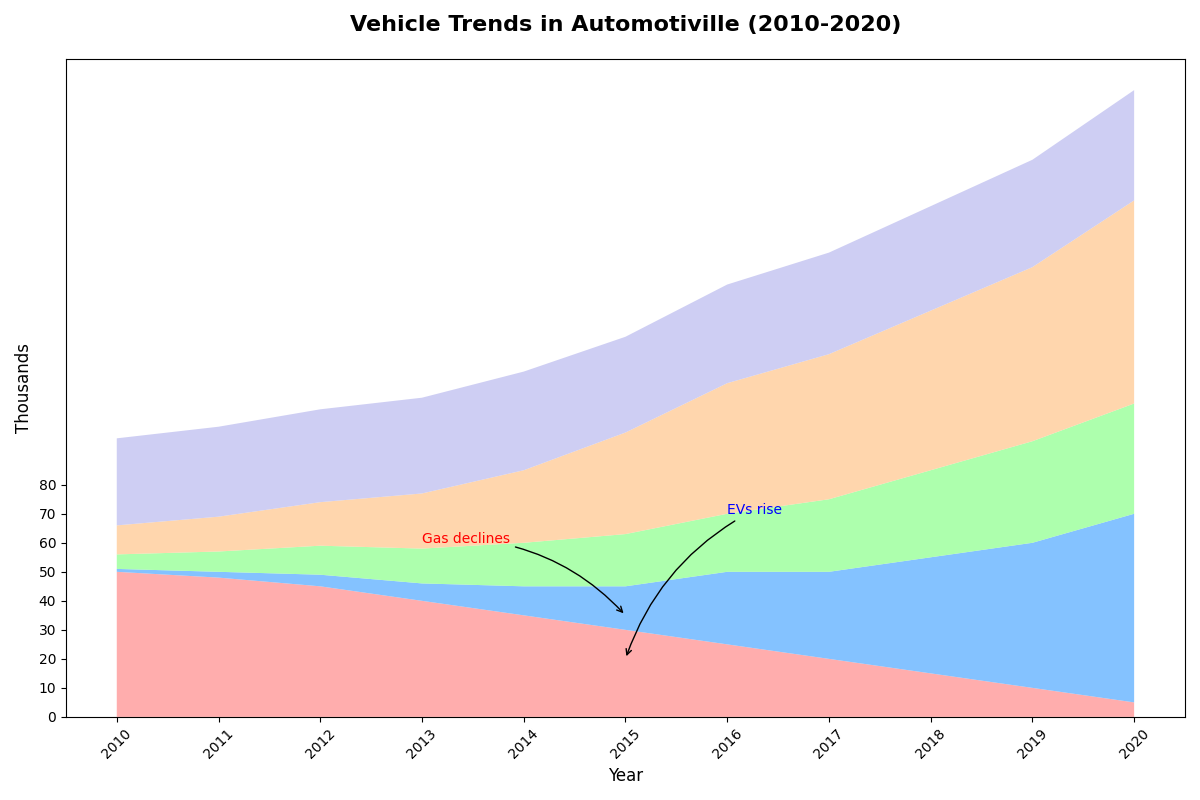

The script that drew this image:
import matplotlib.pyplot as plt
import numpy as np

years = np.arange(2010, 2021)
gas_vehicles = np.array([50, 48, 45, 40, 35, 30, 25, 20, 15, 10, 5])
electric_vehicles = np.array([1, 2, 4, 6, 10, 15, 25, 30, 40, 50, 65])
hybrid_vehicles = np.array([5, 7, 10, 12, 15, 18, 20, 25, 30, 35, 38])
bikes = np.array([10, 12, 15, 19, 25, 35, 45, 50, 55, 60, 70])
public_transport = np.array([30, 31, 32, 33, 34, 33, 34, 35, 36, 37, 38])

vehicle_data = np.vstack([gas_vehicles, electric_vehicles, hybrid_vehicles, bikes, public_transport])
colors = ['#ff9999', '#66b3ff', '#99ff99', '#ffcc99', '#c2c2f0']

fig, ax = plt.subplots(figsize=(12, 8))
ax.stackplot(years, vehicle_data, colors=colors, alpha=0.8)

ax.set_title('Vehicle Trends in Automotiville (2010-2020)', fontsize=16, fontweight='bold', pad=20)
ax.set_xlabel('Year', fontsize=12)
ax.set_ylabel('Thousands', fontsize=12)

plt.xticks(years, rotation=45)
plt.yticks(np.arange(0, 81, 10))

ax.annotate('EVs rise', xy=(2015, 20), xytext=(2016, 70),
            arrowprops=dict(facecolor='black', arrowstyle='->', connectionstyle='arc3,rad=.2'), fontsize=10, color='blue')

ax.annotate('Gas declines', xy=(2015, 35), xytext=(2013, 60),
            arrowprops=dict(facecolor='black', arrowstyle='->', connectionstyle='arc3,rad=-.2'), fontsize=10, color='red')

plt.tight_layout()
plt.show()
